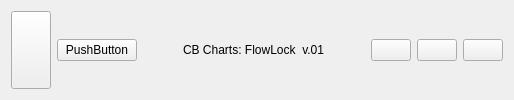
        <widget class="QFrame" name="frame_30">
         <property name="frameShape">
          <enum>QFrame::Shape::NoFrame</enum>
         </property>
         <property name="frameShadow">
          <enum>QFrame::Shadow::Raised</enum>
         </property>
         <layout class="QHBoxLayout" name="horizontalLayout_17">
          <item>
           <widget class="QPushButton" name="collapse_leftframe_button">
            <property name="sizePolicy">
             <sizepolicy hsizetype="Preferred" vsizetype="Preferred">
              <horstretch>0</horstretch>
              <verstretch>0</verstretch>
             </sizepolicy>
            </property>
            <property name="text">
             <string/>
            </property>
            <property name="icon">
             <iconset resource="../resources/resources.qrc">
              <normaloff>:/svg/SVG/bars-solid.svg</normaloff>:/svg/SVG/bars-solid.svg</iconset>
            </property>
           </widget>
          </item>
          <item>
           <widget class="QPushButton" name="pushButton_32">
            <property name="text">
             <string>PushButton</string>
            </property>
           </widget>
          </item>
          <item>
           <spacer name="horizontalSpacer_3">
            <property name="orientation">
             <enum>Qt::Orientation::Horizontal</enum>
            </property>
            <property name="sizeHint" stdset="0">
             <size>
              <width>40</width>
              <height>20</height>
             </size>
            </property>
           </spacer>
          </item>
          <item>
           <widget class="QLabel" name="label_10">
            <property name="text">
             <string>CB Charts: FlowLock  v.01</string>
            </property>
           </widget>
          </item>
          <item>
           <spacer name="horizontalSpacer_2">
            <property name="orientation">
             <enum>Qt::Orientation::Horizontal</enum>
            </property>
            <property name="sizeHint" stdset="0">
             <size>
              <width>40</width>
              <height>20</height>
             </size>
            </property>
           </spacer>
          </item>
          <item>
           <widget class="QPushButton" name="minimizebutton">
            <property name="text">
             <string/>
            </property>
            <property name="icon">
             <iconset resource="../resources/resources.qrc">
              <normaloff>:/svg/SVG/window-minimize-solid.svg</normaloff>:/svg/SVG/window-minimize-solid.svg</iconset>
            </property>
           </widget>
          </item>
          <item>
           <widget class="QPushButton" name="maxbutton">
            <property name="text">
             <string/>
            </property>
            <property name="icon">
             <iconset resource="../resources/resources.qrc">
              <normaloff>:/svg/SVG/expand-solid.svg</normaloff>:/svg/SVG/expand-solid.svg</iconset>
            </property>
           </widget>
          </item>
          <item>
           <widget class="QPushButton" name="closebutton">
            <property name="text">
             <string/>
            </property>
            <property name="icon">
             <iconset resource="../resources/resources.qrc">
              <normaloff>:/svg/SVG/circle-xmark-regular.svg</normaloff>:/svg/SVG/circle-xmark-regular.svg</iconset>
            </property>
           </widget>
          </item>
         </layout>
        </widget>
